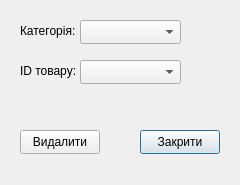
<?xml version="1.0" encoding="UTF-8"?>
<ui version="4.0">
 <class>Delete</class>
 <widget class="QDialog" name="Delete">
  <property name="geometry">
   <rect>
    <x>0</x>
    <y>0</y>
    <width>240</width>
    <height>185</height>
   </rect>
  </property>
  <property name="windowTitle">
   <string>Видалення Товару</string>
  </property>
  <widget class="QLabel" name="label">
   <property name="geometry">
    <rect>
     <x>20</x>
     <y>20</y>
     <width>61</width>
     <height>21</height>
    </rect>
   </property>
   <property name="text">
    <string>Категорія:</string>
   </property>
  </widget>
  <widget class="QComboBox" name="comboBoxCategory">
   <property name="geometry">
    <rect>
     <x>80</x>
     <y>20</y>
     <width>101</width>
     <height>24</height>
    </rect>
   </property>
  </widget>
  <widget class="QLabel" name="label_2">
   <property name="geometry">
    <rect>
     <x>20</x>
     <y>60</y>
     <width>61</width>
     <height>21</height>
    </rect>
   </property>
   <property name="text">
    <string>ID товару:</string>
   </property>
  </widget>
  <widget class="QComboBox" name="comboBoxProductID">
   <property name="geometry">
    <rect>
     <x>80</x>
     <y>60</y>
     <width>101</width>
     <height>24</height>
    </rect>
   </property>
  </widget>
  <widget class="QPushButton" name="pushButtonClose">
   <property name="geometry">
    <rect>
     <x>140</x>
     <y>130</y>
     <width>80</width>
     <height>24</height>
    </rect>
   </property>
   <property name="text">
    <string>Закрити</string>
   </property>
  </widget>
  <widget class="QPushButton" name="pushButtonDelete">
   <property name="geometry">
    <rect>
     <x>20</x>
     <y>130</y>
     <width>80</width>
     <height>24</height>
    </rect>
   </property>
   <property name="text">
    <string>Видалити</string>
   </property>
  </widget>
 </widget>
 <resources/>
 <connections/>
</ui>
